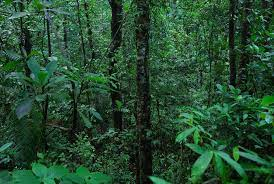
#> input picture usrlg.jpg, 274 x 184 px
$ python userlogin.py
#> lines starting #> are read from the running program, lines starting #| are printed output that depends on the picture
from tkinter import *
from tkinter import messagebox
import cv2
import mysql.connector
from PIL import Image
from PIL import ImageTk
import os
import sys
pyexec = sys.executable


def reset():
	e1.delete(0,END)
	e2.delete(0,END)


def login():
        if e1.get()=="" or e2.get()=="":
                messagebox.showerror("Error","Enter Admin ID And Password",parent=master)
        else:
                con = mysql.connector.connect(host="localhost",user="root",password="",database="foresttourism")
                cur = con.cursor()
                cur.execute("select * from tbluser where uname=%s and upwd = %s",(e1.get(),e2.get()))
                row = cur.fetchone()
                if row==None:
                        messagebox.showerror("Error" , "Invalid User Name And Password", parent = root)

                else:
                        messagebox.showinfo("Success" , "Login Successfully" , parent = root)
                        root.quit()
                        root.destroy()
                        exec(open("./userdashboard.py").read())
                con.close()


root = Tk()
root.title('FOREST TOURISM MANAGEMENT SYSTEM')
root.geometry('1366x768')
root.configure(background='lightgray')


var1=StringVar()
var2=StringVar()
var3=StringVar()
var4=StringVar()


c2 = Canvas(root,bg='white',width=673,height=690)
c2.place(x=2,y=2)

lmain = Label(root)
lmain.place(x=2,y=2)

img = cv2.imread('usrlg.jpg')
#> img is the input picture: shape (184, 274, 3); mean B, G, R 48.7, 75.1, 38.8

image_rgb = cv2.cvtColor(img, cv2.COLOR_BGR2RGB)
resized_image1 = cv2.resize(image_rgb,(673,690))
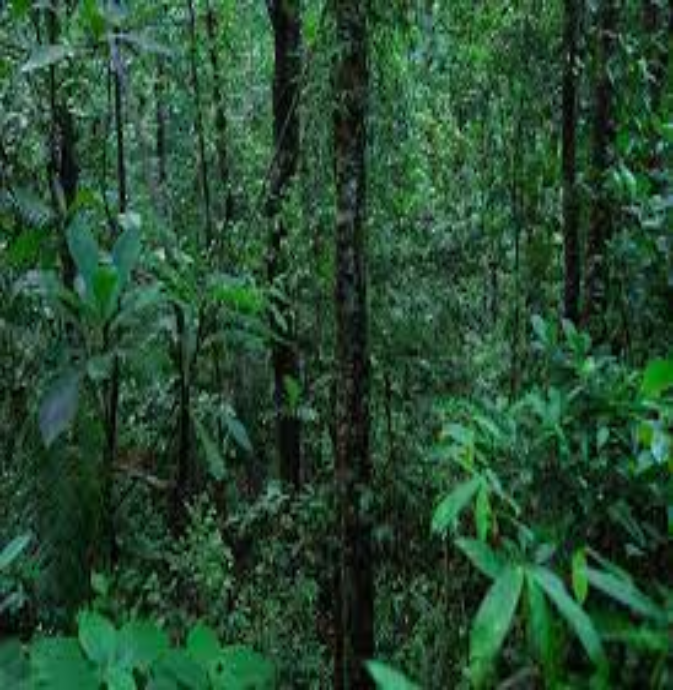
#> resized_image1: shape (690, 673, 3); mean R, G, B 38.7, 74.9, 48.6
imgg = Image.fromarray(resized_image1)
imgtk = ImageTk.PhotoImage(image=imgg)
lmain.imgtk = imgtk
lmain.configure(image=imgtk)


labela = Label(root,text ="ONLINE FOREST TOUR MANAGMENT SYSTEM",foreground="white",background='black',font =('Verdana',20))
labela.place(x=20,y=300)


c5 = Canvas(root,bg='white',width=673,height=690)
c5.place(x=679,y=2)

c6 = Canvas(root,bg='white',width=450,height=350,highlightthickness=1, highlightbackground="black")
c6.place(x=790,y=180)

labelb = Label(root,text ="USER LOGIN",foreground="red",background='white',font =('Verdana',20))
labelb.place(x=930,y=200)

l1=Label(root,text='Name',foreground="red",background='white',font =('Verdana',13))
l1.place(x=835,y=250)
e1=Entry(root,textvariable=var1,borderwidth=2, relief="groove",font=('Verdana',12),foreground='RED',justify=LEFT)
e1.place(height=50,width=350,x=840,y=280)

l2=Label(root,text='Password',foreground="red",background='white',font =('Verdana',13))
l2.place(x=835,y=350)
e2=Entry(root,show='*',textvariable=var2,borderwidth=2, relief="groove",font=('Verdana',12),foreground='RED',justify=LEFT)
e2.place(height=50,width=350,x=840,y=380)


b1=Button(root,borderwidth=2, relief="flat",text="LOGIN", font="verdana 15", bg="red", fg="white",command=login)
b1.place(height=60,width=150,x=840,y=450)

b2=Button(root,borderwidth=2, relief="flat",text="RESET", font="verdana 15", bg="red", fg="white",command=reset)
b2.place(height=60,width=150,x=1040,y=450)

mainloop()
